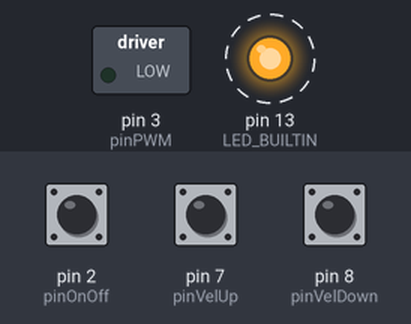
A sketch run on a simulated Arduino Uno, built with avr-gcc and run on an emulated ATmega328P. On the bench: switched loads named in the sketch (green lamp = pin HIGH), output pins drawn as LEDs (lit = HIGH). Dashed ring = blinking. The inputs (shaded band) are chosen by the test bench; at power-on: pin 2 (pinOnOff) LOW, pin 7 (pinVelUp) LOW, pin 8 (pinVelDown) LOW.

Above: at 0.9 s.
1.3 s: pin 2 (pinOnOff) driven HIGH
At 2.4 s:
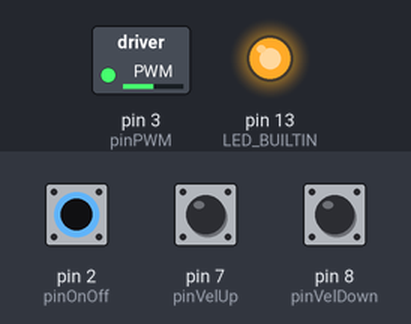
2.9 s: pin 7 (pinVelUp) pulled HIGH for 1 s
At 3.8 s:
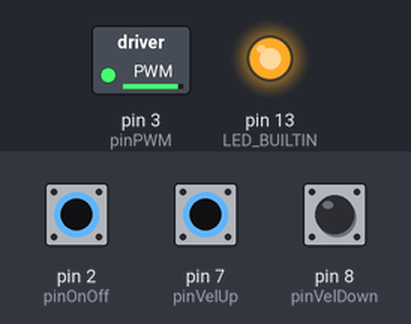
5.4 s: pin 8 (pinVelDown) pulled HIGH for 1 s
At 7.4 s:
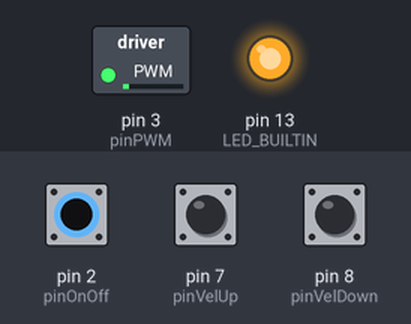
8.4 s: pin 7 (pinVelUp) pulled HIGH for 0.15 s
At 9.0 s:
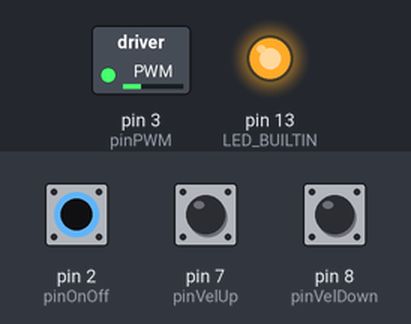
10.0 s: pin 7 (pinVelUp) pulled HIGH for 3.2 s
At 10.35 s:
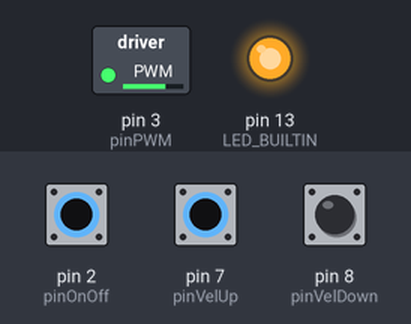
14.7 s: pin 2 (pinOnOff) pulsed LOW 5 times (0.12 s each, 0.3 s apart)
At 15.52 s:
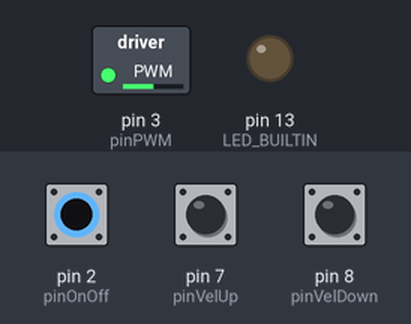
Timing chart, 0 to 18.7 s (numbered marks = the images above; inputs shaded):
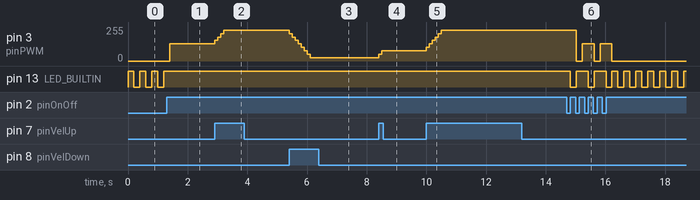

Measured:
- after the input at 1.3 s, pin 3 (pinPWM): 0/255 → 128/255 after 0.10 s; pin 13 (LED_BUILTIN): stops changing and stays HIGH
- after the input at 2.9 s, pin 3 (pinPWM): 128/255 → 154/255 at once, → 180/255 0.10 s later, → 206/255 0.10 s later, → 232/255 0.10 s later
- after the input at 5.4 s, pin 3 (pinPWM): moves from 232/255 to 24/255 over 0.71 s, starting at once
- after the input at 8.4 s, pin 3 (pinPWM): 24/255 → 50/255 at once, → 76/255 0.10 s later
- after the input at 10.0 s, pin 3 (pinPWM): moves from 76/255 to 232/255 over 0.50 s, starting at once
- after the input at 14.7 s, pin 3 (pinPWM): alternates 128/255 for 0.40 s and 0/255 for 0.20 s, 5 changes in all, then stays 0/255, starting after 0.32 s; pin 13 (LED_BUILTIN): goes LOW 0.20 s, HIGH 0.40 s, LOW 0.20 s, HIGH 0.40 s, 6 × (LOW 0.20 s, HIGH 0.20 s), LOW 0.20 s, then HIGH, starting after 0.12 s
- by itself, pin 13 (LED_BUILTIN): alternates HIGH for 0.20 s and LOW for 0.20 s

The sketch:

controlMotorDC.ino
```cpp
#define VEL_MAX 230
#define VEL_MIN 26
#define VEL_STEP 26
#define M_STOPPED 0
#define M_RUNNING 1
#define COOLDOWN_MS 100

int pinPWM = 3;
int pinOnOff = 2;
int pinVelUp = 7;
int pinVelDown = 8;
unsigned long coolDown;
byte vel = 128;
bool state = M_STOPPED;

void setup()
{
    pinMode(LED_BUILTIN, OUTPUT);
    pinMode(pinPWM, OUTPUT);
    pinMode(pinOnOff, INPUT);
    pinMode(pinVelUp, INPUT);
    pinMode(pinVelDown, INPUT);
    attachInterrupt(digitalPinToInterrupt(pinOnOff), switchMotorOnOff, RISING);
    coolDown = millis();
}

void loop()
{
    if(state == M_RUNNING)
    {
        if(millis() - coolDown > COOLDOWN_MS)
            if(digitalRead(pinVelUp) && (vel < VEL_MAX))
            {
                vel += VEL_STEP;
                coolDown = millis();
            }else if(digitalRead(pinVelDown) && (vel > VEL_MIN))
            {
                vel -= VEL_STEP;
                coolDown = millis();
            }
    }else
    {
        vel = 0;
        digitalWrite(LED_BUILTIN,!digitalRead(LED_BUILTIN));
        delay(200);
    }
    analogWrite(pinPWM,vel);
}

void switchMotorOnOff()
{
    if(millis() - coolDown > COOLDOWN_MS)
    {
        state = !state;
        vel = 128;
        coolDown = millis();
        digitalWrite(LED_BUILTIN,HIGH);
    }
}
```
